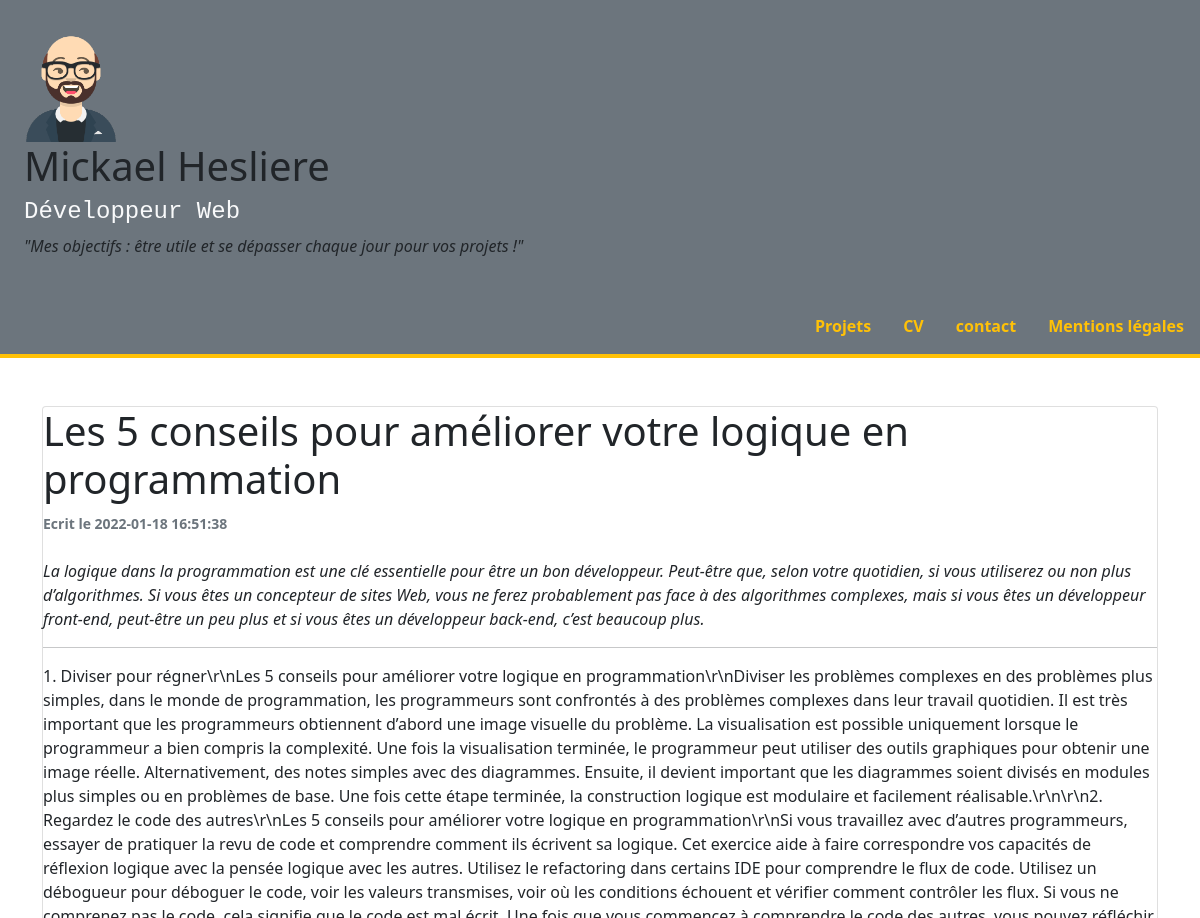
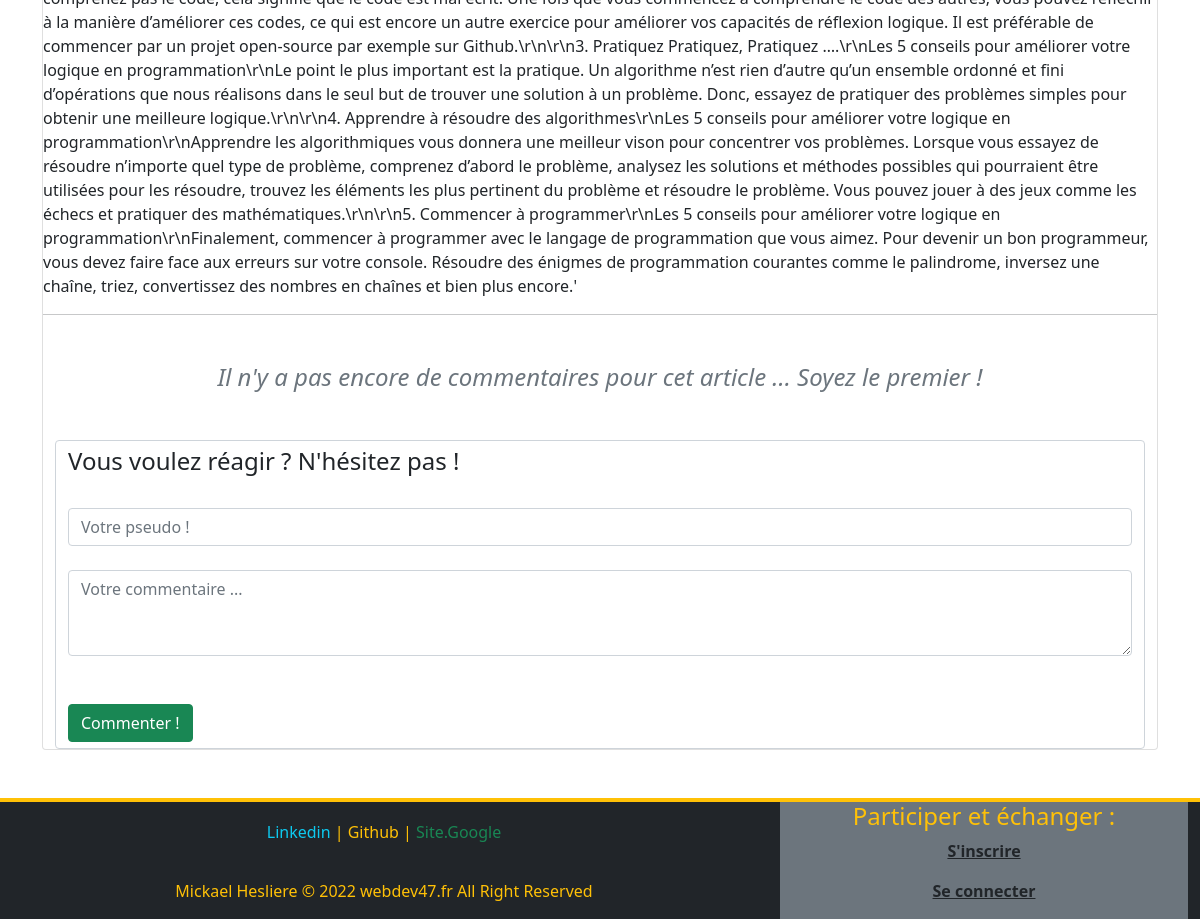
Page /index.php?controller=post&task=show&id=2 on the committed database (2 pictures, top to bottom).
### tables this page shows
CREATE TABLE IF NOT EXISTS `posts` (
  `id` int(11) NOT NULL AUTO_INCREMENT,
  `titre` varchar(255) NOT NULL,
  `chapo` longtext NOT NULL,
  `contenu` longtext NOT NULL,
  `auteur` varchar(100) NOT NULL,
  `date` datetime NOT NULL,
  `content_id` int(11) DEFAULT NULL,
  PRIMARY KEY (`id`)
);

### libraries/Renderer.php (called while the page is built, shortened)
<?php
class Renderer {
    public static  function render(string $path, array $variables = [])
    {
        extract($variables);
        require('templates/'. $path . '.html.php');
        require('templates/layout.html.php');
    }
}

### libraries/controllers/Post.php (called while the page is built, shortened)
<?php
class Post extends Controller
{
    public function show() {
        $post_id = null;
        if (!empty($_GET['id']) && ctype_digit($_GET['id'])) {
            $post_id = $_GET['id'];
        }
        $post = $this->model->find($post_id);
        \Renderer::render('posts/show', compact('pageTitle', 'post', 'commentaires', 'post_id'));
    }
}

### libraries/Application.php (called while the page is built, shortened)
<?php
class Application {
    public static function process()
    {
        $task = "index";
        if (!empty($_GET['task'])) {
            $task = $_GET['task'];
        }
        $controller = new $controllerName();
        $controller->$task();
    }
}

### index.php (called while the page is built)
<?php
require_once('libraries/autoload.php');
\Application::process();

### libraries/models/Model.php (called while the page is built, shortened)
<?php
abstract class Model
{
    protected $pdo;
    protected $table;
    public function __construct()
    {
        $this->pdo = \Database::getPdo();
    }
    public function find(int $id) {
        $query = $this->pdo->prepare("SELECT * FROM {$this->table} WHERE id = :id");
        $query->execute(['id' => $id]);
        $item = $query->fetch();
        return $item;
    }
}

### libraries/autoload.php (called while the page is built, shortened)
<?php
spl_autoload_register(function ($className) {
    $className = str_replace("\\", "/", $className);
});

### libraries/Database.php (called while the page is built)
<?php
class Database {
    private static $instance = null;
    public static function getPdo(): PDO
    {
        if (self::$instance === null) {
            self::$instance = new PDO('mysql:host=localhost;dbname=blog;charset=utf8', 'root', '', [
                PDO::ATTR_ERRMODE => PDO::ERRMODE_EXCEPTION,
                PDO::ATTR_DEFAULT_FETCH_MODE => PDO::FETCH_ASSOC
            ]);
        }
        return self::$instance;
    }
}

### libraries/controllers/Controller.php (called while the page is built, shortened)
<?php
abstract class Controller
{
    public function __construct()
    {
        $this->model = new $this->modelName();
    }
}

### templates/posts/show.html.php (the view, shortened to what this page needs)
<div class="row-cols-10 ">
    <h1><?= $post['titre'] ?></h1>
    <p class="text-secondary mb-4"><small ><b>Ecrit le <?= $post['date'] ?></b></small></p>
    <p><i><?= $post['chapo'] ?></i></p>
    <hr>
    <?= $post['contenu'] ?><br>
    <hr>
    <?php if (count($commentaires) === 0) : ?>
        <h4 class="text-secondary text-center m-5"><i>Il n'y a pas encore de commentaires pour cet article ... Soyez le premier ! </i></h4>
    <?php endif ?>
</div>
<div class="container">
    <div class="form-group align-items-center">
        <form action="index.php?controller=comment&task=insert" method="POST" class="form-control">
            <h4>Vous voulez réagir ? N'hésitez pas !</h4><br>
            <input type="text" name="auteur" placeholder="Votre pseudo !" class="form-control">
            <br>
            <textarea name="commentaire" id="" cols="30" rows="3" placeholder="Votre commentaire ..." class="form-control"></textarea><br>
            <input type="hidden" name="post_id" value="<?= $post_id ?>" class="form-control"><br>
            <button class="btn btn-success">Commenter !</button>
        </form>
    </div>
</div>

### rows in the picture
posts: titre "Les 5 conseils pour améliorer votre logique en programmation", date "2022-01-18 16:51:38", chapo "La logique dans la programmation est une clé essentielle pour être un bon développeur. Peut-être que, selon votre quotidien, si vous utiliserez ou non plus d’algorithmes. Si vous êtes un concepteur de sites Web, vous ne ferez probablement pas face à des algorithmes complexes, mais si vous êtes un développeur front-end, peut-être un peu plus et si vous êtes un développeur back-end, c’est beaucoup plus.", contenu "1. Diviser pour régner\\r\\nLes 5 conseils pour améliorer votre logique en programmation\\r\\nDiviser les problèmes complexes en des problèmes plus simples, dans le monde de programmation, les programmeurs sont confrontés à des problèmes complexes dans leur travail quotidien. Il est très important que les programmeurs obtiennent d’abord une image visuelle du problème. La visualisation est possible uniquement lorsque le programmeur a bien compris la complexité. Une fois la visualisation terminée, le programmeur peut utiliser des outils graphiques pour obtenir une image réelle. Alternativement, des notes simples avec des diagrammes. Ensuite, il devient important que les diagrammes soient divisés…"
